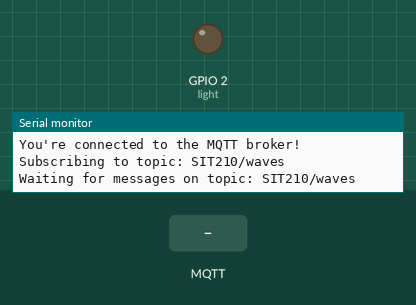
The sketch below on a simulated ESP8266 (NodeMCU). On the bench: output pins drawn as LEDs (lit = HIGH), the last lines printed to the serial monitor. Dashed ring = blinking. The inputs (shaded band) are chosen by the test bench. WiFi joins after 1.5 s; servers stay silent unless stated; no MQTT or app messages arrive unless stated.

Above: at 6.3 s.
6.4 s: MQTT message "1" arrives on the first subscribed topic
At 6.5 s:
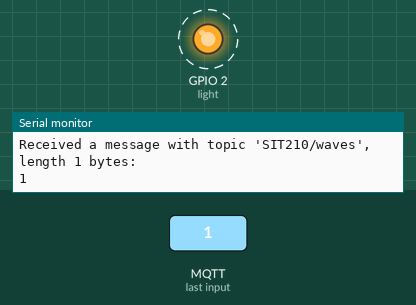
9.4 s: MQTT message "on" arrives on the first subscribed topic
At 11.2 s:
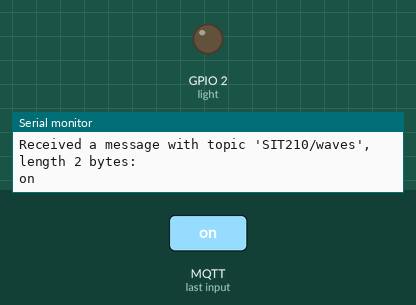
12.4 s: MQTT message "off" arrives on the first subscribed topic
At 12.5 s:
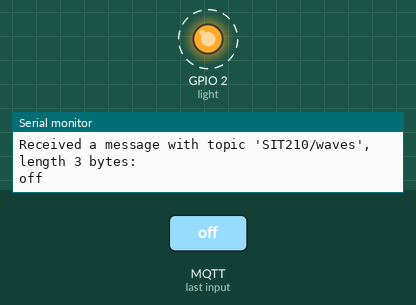
Timing chart, 0 to 15.4 s (numbered marks = the images above; inputs shaded):
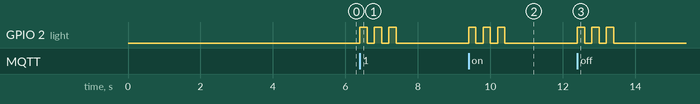

The sketch:

receiver_code_mqtt.ino
```cpp
// Include necessary libraries based on the board we're using and the network shield
#include <ArduinoMqttClient.h>
#if defined(ARDUINO_SAMD_MKRWIFI1010) || defined(ARDUINO_SAMD_NANO_33_IOT) || defined(ARDUINO_AVR_UNO_WIFI_REV2)
#include <WiFiNINA.h>
#elif defined(ARDUINO_SAMD_MKR1000)
#include <WiFi101.h>
#elif defined(ARDUINO_ARCH_ESP8266)
#include <ESP8266WiFi.h>
#elif defined(ARDUINO_ARCH_ESP32)
#include <WiFi.h>
#endif

// Define our Wi-Fi network credentials
char ssid[] = "Ankush";    // our network SSID (name)
char pass[] = "12345678";    // our network password (use for WPA, or use as key for WEP)

int light = 2;  // Pin number for controlling an LED

// Create a Wi-Fi client and an MQTT client
WiFiClient wifiClient;
MqttClient mqttClient(wifiClient);

// Define MQTT broker information
const char broker[] = "mqtt-dashboard.com";
int port = 1883;
const char topic[] = "SIT210/waves";  // MQTT topic to subscribe to

void setup() {
  // Initialize serial communication for debugging
  Serial.begin(9600);
  pinMode(light, OUTPUT); // Set the LED pin as an output
  while (!Serial) {
    ; // wait for the serial port to connect. Needed for native USB port only
  }

  // Attempt to connect to the Wi-Fi network
  Serial.print("Attempting to connect to WPA SSID: ");
  Serial.println(ssid);
  while (WiFi.begin(ssid, pass) != WL_CONNECTED) {
    // If Wi-Fi connection fails, keep retrying
    Serial.print(".");
    delay(5000);
  }

  Serial.println("You're connected to the network");
  Serial.println();

  // Attempt to connect to the MQTT broker
  Serial.print("Attempting to connect to the MQTT broker: ");
  Serial.println(broker);

  if (!mqttClient.connect(broker, port)) {
    // If MQTT connection fails, print an error message and stop
    Serial.print("MQTT connection failed! Error code = ");
    Serial.println(mqttClient.connectError());
    while (1);
  }

  Serial.println("You're connected to the MQTT broker!");
  Serial.println();

  Serial.print("Subscribing to topic: ");
  Serial.println(topic);
  Serial.println();

  // Subscribe to the specified MQTT topic
  mqttClient.subscribe(topic);

  Serial.print("Waiting for messages on topic: ");
  Serial.println(topic);
  Serial.println();
}

void loop() {
  int messageSize = mqttClient.parseMessage();
  if (messageSize) {
    // We received a message, print out the topic and contents
    Serial.print("Received a message with topic '");
    Serial.print(mqttClient.messageTopic());
    Serial.print("', length ");
    Serial.print(messageSize);
    Serial.println(" bytes:");

    // Use the Stream interface to print the contents of the message
    while (mqttClient.available()) {
      Serial.print((char)mqttClient.read());
    }

    // Flash the LED as a visual indicator of message reception
    digitalWrite(light, HIGH);   // Turn the LED on (HIGH is the voltage level)
    delay(200);                   // Wait for a moment
    digitalWrite(light, LOW);    // Turn the LED off by making the voltage LOW
    delay(200);                   // Wait for a moment

    // Repeat the LED flashing for a total of 3 times
    for (int i = 0; i < 2; i++) {
      digitalWrite(light, HIGH);
      delay(200);
      digitalWrite(light, LOW);
      delay(200);
    }

    Serial.println();
  }
}
```

Measured:
- after the input at 6.4 s, GPIO 2 (light): alternates HIGH for 0.20 s and LOW for 0.20 s, 6 changes in all, then stays LOW, starting at once
- after the input at 9.4 s, GPIO 2 (light): alternates HIGH for 0.20 s and LOW for 0.20 s, 6 changes in all, then stays LOW, starting at once
- after the input at 12.4 s, GPIO 2 (light): alternates HIGH for 0.20 s and LOW for 0.20 s, 6 changes in all, then stays LOW, starting at once
